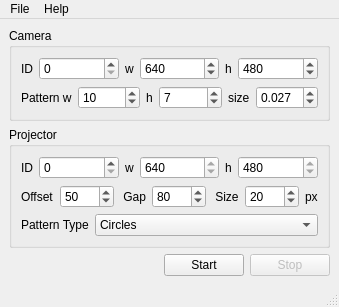
<?xml version="1.0" encoding="UTF-8"?>
<ui version="4.0">
 <class>MainWindow</class>
 <widget class="QMainWindow" name="MainWindow">
  <property name="geometry">
   <rect>
    <x>0</x>
    <y>0</y>
    <width>295</width>
    <height>294</height>
   </rect>
  </property>
  <property name="windowTitle">
   <string>MainWindow</string>
  </property>
  <property name="windowIcon">
   <iconset resource="../res/resource.qrc">
    <normaloff>:/icons/chang.png</normaloff>:/icons/chang.png</iconset>
  </property>
  <widget class="QWidget" name="centralwidget">
   <layout class="QVBoxLayout" name="verticalLayout_3">
    <item>
     <widget class="QGroupBox" name="groupBox">
      <property name="title">
       <string>Camera</string>
      </property>
      <layout class="QVBoxLayout" name="verticalLayout_2">
       <item>
        <layout class="QHBoxLayout" name="horizontalLayout">
         <item>
          <widget class="QLabel" name="label">
           <property name="text">
            <string>ID</string>
           </property>
          </widget>
         </item>
         <item>
          <widget class="QSpinBox" name="spinBoxCameraID">
           <property name="sizePolicy">
            <sizepolicy hsizetype="Expanding" vsizetype="Fixed">
             <horstretch>0</horstretch>
             <verstretch>0</verstretch>
            </sizepolicy>
           </property>
          </widget>
         </item>
         <item>
          <widget class="QLabel" name="label_3">
           <property name="text">
            <string>w</string>
           </property>
          </widget>
         </item>
         <item>
          <widget class="QSpinBox" name="spinBoxCameraWidth">
           <property name="sizePolicy">
            <sizepolicy hsizetype="Expanding" vsizetype="Fixed">
             <horstretch>0</horstretch>
             <verstretch>0</verstretch>
            </sizepolicy>
           </property>
           <property name="minimum">
            <number>320</number>
           </property>
           <property name="maximum">
            <number>4096</number>
           </property>
           <property name="value">
            <number>640</number>
           </property>
          </widget>
         </item>
         <item>
          <widget class="QLabel" name="label_4">
           <property name="text">
            <string>h</string>
           </property>
          </widget>
         </item>
         <item>
          <widget class="QSpinBox" name="spinBoxCameraHeight">
           <property name="sizePolicy">
            <sizepolicy hsizetype="Expanding" vsizetype="Fixed">
             <horstretch>0</horstretch>
             <verstretch>0</verstretch>
            </sizepolicy>
           </property>
           <property name="minimum">
            <number>240</number>
           </property>
           <property name="maximum">
            <number>4096</number>
           </property>
           <property name="value">
            <number>480</number>
           </property>
          </widget>
         </item>
        </layout>
       </item>
       <item>
        <layout class="QHBoxLayout" name="horizontalLayout_6">
         <item>
          <widget class="QLabel" name="label_12">
           <property name="text">
            <string>Pattern w</string>
           </property>
          </widget>
         </item>
         <item>
          <widget class="QSpinBox" name="spinBoxCameraPatternWidth">
           <property name="sizePolicy">
            <sizepolicy hsizetype="Expanding" vsizetype="Fixed">
             <horstretch>0</horstretch>
             <verstretch>0</verstretch>
            </sizepolicy>
           </property>
           <property name="minimum">
            <number>1</number>
           </property>
           <property name="maximum">
            <number>20</number>
           </property>
           <property name="value">
            <number>10</number>
           </property>
          </widget>
         </item>
         <item>
          <widget class="QLabel" name="label_13">
           <property name="text">
            <string>h</string>
           </property>
          </widget>
         </item>
         <item>
          <widget class="QSpinBox" name="spinBoxCameraPatternHeight">
           <property name="sizePolicy">
            <sizepolicy hsizetype="Expanding" vsizetype="Fixed">
             <horstretch>0</horstretch>
             <verstretch>0</verstretch>
            </sizepolicy>
           </property>
           <property name="minimum">
            <number>1</number>
           </property>
           <property name="maximum">
            <number>20</number>
           </property>
           <property name="value">
            <number>7</number>
           </property>
          </widget>
         </item>
         <item>
          <widget class="QLabel" name="label_14">
           <property name="text">
            <string>size</string>
           </property>
          </widget>
         </item>
         <item>
          <widget class="QDoubleSpinBox" name="spinBoxCameraPatternSize">
           <property name="sizePolicy">
            <sizepolicy hsizetype="Expanding" vsizetype="Fixed">
             <horstretch>0</horstretch>
             <verstretch>0</verstretch>
            </sizepolicy>
           </property>
           <property name="decimals">
            <number>3</number>
           </property>
           <property name="minimum">
            <double>0.001000000000000</double>
           </property>
           <property name="maximum">
            <double>1.000000000000000</double>
           </property>
           <property name="singleStep">
            <double>0.001000000000000</double>
           </property>
           <property name="value">
            <double>0.027000000000000</double>
           </property>
          </widget>
         </item>
        </layout>
       </item>
      </layout>
     </widget>
    </item>
    <item>
     <widget class="QGroupBox" name="groupBox_2">
      <property name="title">
       <string>Projector</string>
      </property>
      <layout class="QVBoxLayout" name="verticalLayout">
       <item>
        <layout class="QHBoxLayout" name="horizontalLayout_2">
         <item>
          <widget class="QLabel" name="label_2">
           <property name="text">
            <string>ID</string>
           </property>
          </widget>
         </item>
         <item>
          <widget class="QSpinBox" name="spinBoxProjectorID">
           <property name="sizePolicy">
            <sizepolicy hsizetype="Expanding" vsizetype="Fixed">
             <horstretch>0</horstretch>
             <verstretch>0</verstretch>
            </sizepolicy>
           </property>
          </widget>
         </item>
         <item>
          <widget class="QLabel" name="label_5">
           <property name="text">
            <string>w</string>
           </property>
          </widget>
         </item>
         <item>
          <widget class="QSpinBox" name="spinBoxProjectorWidth">
           <property name="sizePolicy">
            <sizepolicy hsizetype="Expanding" vsizetype="Fixed">
             <horstretch>0</horstretch>
             <verstretch>0</verstretch>
            </sizepolicy>
           </property>
           <property name="readOnly">
            <bool>true</bool>
           </property>
           <property name="minimum">
            <number>320</number>
           </property>
           <property name="maximum">
            <number>4096</number>
           </property>
           <property name="value">
            <number>640</number>
           </property>
          </widget>
         </item>
         <item>
          <widget class="QLabel" name="label_6">
           <property name="text">
            <string>h</string>
           </property>
          </widget>
         </item>
         <item>
          <widget class="QSpinBox" name="spinBoxProjectorHeight">
           <property name="sizePolicy">
            <sizepolicy hsizetype="Expanding" vsizetype="Fixed">
             <horstretch>0</horstretch>
             <verstretch>0</verstretch>
            </sizepolicy>
           </property>
           <property name="readOnly">
            <bool>true</bool>
           </property>
           <property name="minimum">
            <number>240</number>
           </property>
           <property name="maximum">
            <number>4096</number>
           </property>
           <property name="value">
            <number>480</number>
           </property>
          </widget>
         </item>
        </layout>
       </item>
       <item>
        <layout class="QHBoxLayout" name="horizontalLayout_5">
         <item>
          <widget class="QLabel" name="label_7">
           <property name="text">
            <string>Offset</string>
           </property>
          </widget>
         </item>
         <item>
          <widget class="QSpinBox" name="spinBoxPatternOffset">
           <property name="sizePolicy">
            <sizepolicy hsizetype="Expanding" vsizetype="Fixed">
             <horstretch>0</horstretch>
             <verstretch>0</verstretch>
            </sizepolicy>
           </property>
           <property name="minimum">
            <number>10</number>
           </property>
           <property name="maximum">
            <number>1000</number>
           </property>
           <property name="value">
            <number>50</number>
           </property>
          </widget>
         </item>
         <item>
          <widget class="QLabel" name="label_8">
           <property name="text">
            <string> Gap</string>
           </property>
          </widget>
         </item>
         <item>
          <widget class="QSpinBox" name="spinBoxPatternGap">
           <property name="sizePolicy">
            <sizepolicy hsizetype="Expanding" vsizetype="Fixed">
             <horstretch>0</horstretch>
             <verstretch>0</verstretch>
            </sizepolicy>
           </property>
           <property name="minimum">
            <number>10</number>
           </property>
           <property name="maximum">
            <number>1000</number>
           </property>
           <property name="value">
            <number>80</number>
           </property>
          </widget>
         </item>
         <item>
          <widget class="QLabel" name="label_9">
           <property name="text">
            <string> Size</string>
           </property>
          </widget>
         </item>
         <item>
          <widget class="QSpinBox" name="spinBoxPatternSize">
           <property name="sizePolicy">
            <sizepolicy hsizetype="Expanding" vsizetype="Fixed">
             <horstretch>0</horstretch>
             <verstretch>0</verstretch>
            </sizepolicy>
           </property>
           <property name="minimum">
            <number>10</number>
           </property>
           <property name="maximum">
            <number>1000</number>
           </property>
           <property name="value">
            <number>20</number>
           </property>
          </widget>
         </item>
         <item>
          <widget class="QLabel" name="label_11">
           <property name="text">
            <string>px</string>
           </property>
          </widget>
         </item>
        </layout>
       </item>
       <item>
        <layout class="QHBoxLayout" name="horizontalLayout_3">
         <item>
          <widget class="QLabel" name="label_10">
           <property name="text">
            <string>Pattern Type</string>
           </property>
          </widget>
         </item>
         <item>
          <widget class="QComboBox" name="comboBox">
           <property name="sizePolicy">
            <sizepolicy hsizetype="Expanding" vsizetype="Fixed">
             <horstretch>0</horstretch>
             <verstretch>0</verstretch>
            </sizepolicy>
           </property>
           <item>
            <property name="text">
             <string>Circles</string>
            </property>
           </item>
           <item>
            <property name="text">
             <string>Chessboard</string>
            </property>
           </item>
           <item>
            <property name="text">
             <string>Asymmetric Circles</string>
            </property>
           </item>
           <item>
            <property name="text">
             <string>Rigns</string>
            </property>
           </item>
          </widget>
         </item>
        </layout>
       </item>
      </layout>
     </widget>
    </item>
    <item>
     <layout class="QHBoxLayout" name="horizontalLayout_7">
      <item>
       <spacer name="horizontalSpacer">
        <property name="orientation">
         <enum>Qt::Horizontal</enum>
        </property>
        <property name="sizeHint" stdset="0">
         <size>
          <width>40</width>
          <height>20</height>
         </size>
        </property>
       </spacer>
      </item>
      <item>
       <widget class="QPushButton" name="pushButtonStart">
        <property name="text">
         <string>Start</string>
        </property>
        <property name="checkable">
         <bool>false</bool>
        </property>
       </widget>
      </item>
      <item>
       <widget class="QPushButton" name="pushButtonStop">
        <property name="enabled">
         <bool>false</bool>
        </property>
        <property name="text">
         <string>Stop</string>
        </property>
       </widget>
      </item>
     </layout>
    </item>
   </layout>
  </widget>
  <widget class="QMenuBar" name="menubar">
   <property name="geometry">
    <rect>
     <x>0</x>
     <y>0</y>
     <width>295</width>
     <height>24</height>
    </rect>
   </property>
   <widget class="QMenu" name="menuFile">
    <property name="title">
     <string>File</string>
    </property>
   </widget>
   <widget class="QMenu" name="menuHelp">
    <property name="title">
     <string>Help</string>
    </property>
   </widget>
   <addaction name="menuFile"/>
   <addaction name="menuHelp"/>
  </widget>
  <widget class="QStatusBar" name="statusbar"/>
 </widget>
 <resources>
  <include location="../res/resource.qrc"/>
 </resources>
 <connections/>
</ui>
